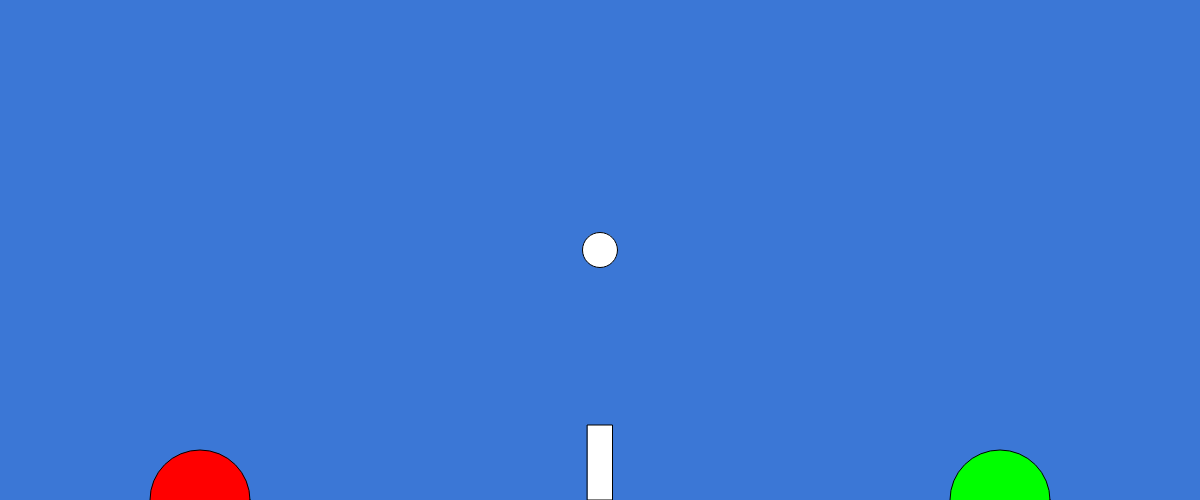
Frame 1 (no input)
Frame 60 (no input): identical to frame 1, image omitted
Frame 120 (the mouse pressed at the canvas centre since frame 60): identical to frame 1, image omitted

The p5.js sketch that drew this single still picture (run headless with seeded random() and noise() and a simulated clock; from frame 60 on, the mouse is pressed at the canvas centre):

// p5.js sketch
// ── sketch.js
var p1;
var p2;
var net;

function setup(){
  createCanvas(1200, 500);
  net = new Net();
  p1 = new Slime(200, height, createVector(255, 0, 0), "LEFT", net);
  p2 = new Slime(width-200, height, createVector(0, 255, 0), "RIGHT", net);
}

function draw(){
  background(59, 119, 214);
  if (keyIsDown(65)){
    p1.run(-8);
  }
  if (keyIsDown(68)){
    p1.run(8);
  }
  if (keyIsDown(87)){
    p1.jump();
  }
  if (keyIsDown(LEFT_ARROW)){
    p2.run(-8);
  }
  if (keyIsDown(RIGHT_ARROW)){
    p2.run(8);
  }
  if (keyIsDown(UP_ARROW)){
    p2.jump();
  }
  ellipse(width/2, height/2, 35, 35);
  p1.move();
  p2.move();
  p1.show();
  p2.show();
  net.show();
}

// ── ball.js
function Ball(){
  this.x = width/2;
  this.y = height/2;
  this.yspeed = 0;
  this.xspeed = 0;
  this.width = 35;

  this.show = function(){
      ellipse(this.x, this.y, this.width);
  }

  this.toss = function(){
    this.yspeed = -15;
    // Randomly toss ball left or right at start!
    if(random() < 0.5){
      this.xspeed = 5;
    } else {
      this.xspeed = -5;
    }
  }

  this.move = function(){
    if(this.xspeed == 0 && this.yspeed == 0){
      this.toss();
    }
    this.yspeed +=0.5;
    this.x += this.xspeed;
    this.y += this.yspeed;
  }

}

// ── net.js
function Net(){
  this.width = 25;
  this.length = 75;
  this.x = width/2;
  this.y = height-this.length;

  this.show = function(){
    rect(this.x-this.width/2, this.y, this.width, this.length);
  }
  
}

// ── slime.js
function Slime(x, y, color, side, net){
  this.x = x;
  this.y = y;
  this.color = color;
  this.side = side; // Side of the net the slime is on
  this.net = net;   // The in-game net object
  this.xspeed = 0;
  this.yspeed = 0;
  this.diameter = 100;
  this.jumping = false;

  this.show = function(){
    push();
    fill(this.color.x, this.color.y, this.color.z);
    arc(this.x, this.y, this.diameter, this.diameter, PI, -PI, CHORD);
    pop();
  }

  // Check left side of slime for collisions
  this.checkLeft = function(){
    if (this.side == "LEFT"){
      if (this.x - this.diameter/2 < 0){
        this.x = this.diameter/2;
      }
    } else {
      if ((this.x - (this.diameter/2)) < (this.net.x)){
        this.x = this.net.x + this.diameter/2;
      }
    }
  }

  // Check right side of slime for collisions
  this.checkRight = function(){
    if (this.side == "LEFT"){
      if ((this.x + this.diameter/2) > (this.net.x)){
        this.x = this.net.x - this.diameter/2;
      }
    } else{
      if (this.x + this.diameter/2 > width){
        this.x = width-this.diameter/2;
      }
    }
  }

  this.checkBoundary = function(){
    this.checkLeft();
    this.checkRight();
  }

  this.stopRun = function(){
    this.xspeed = 0;
  }

  this.run = function(speed){
    this.xspeed = speed;
  }

  this.jump = function(){
    if (!this.jumping){
      this.jumping = true;
      this.yspeed = 20;
    }
  }

  this.applyGravity = function(){
    if (this.y < height)
      this.yspeed -=1;
    else{
      // TODO: Move to check boundary?
      this.y = height;
      this.jumping = false; // reached the ground!!!
    }
  }

  this.move = function(){
    this.x += this.xspeed;
    this.y -= this.yspeed;
    this.applyGravity();
    this.checkBoundary();
  }
}
